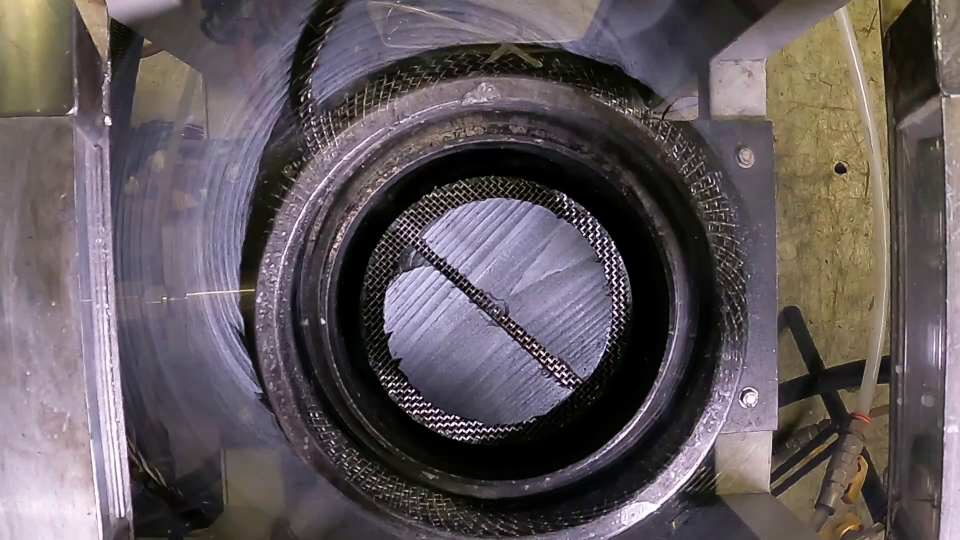
#> input picture frames/frame1.jpg, 1920 x 1080 px (shown at 1/2 size); its folder holds only this picture in this run
$ python preprocess.py
#> lines starting #> are read from the running program, lines starting #| are printed output that depends on the picture
# now we have frames of videos

# we need to convert them to grayscale


import cv2
import matplotlib.pyplot as plt
import numpy as np
# reading a single image

import glob
cv_img = []
count = 0
for img in glob.glob("frames/*.jpg"):
    file = img
    # read image
    img = cv2.imread(img)
#> img is the input picture: shape (1080, 1920, 3); mean B, G, R 91.1, 87.6, 96
    hh, ww = img.shape[:2]
#> hh = 1080; ww = 1920


    # define circles
    radius1 = 200
    xc = int(1950/2)
    yc = int(1250/2)

    # draw filled circles in white on black background as masks
    mask1 = np.zeros_like(img)
    mask1 = cv2.circle(mask1, (xc,yc), radius1, (255,255,255), -1)
    mask = mask1

    # put mask into alpha channel of input
    result = cv2.cvtColor(img, cv2.COLOR_BGR2BGRA)
    result[:, :, 3] = mask[:,:,0]

    crop = result[yc-radius1:yc+radius1, xc-radius1:xc+radius1,]
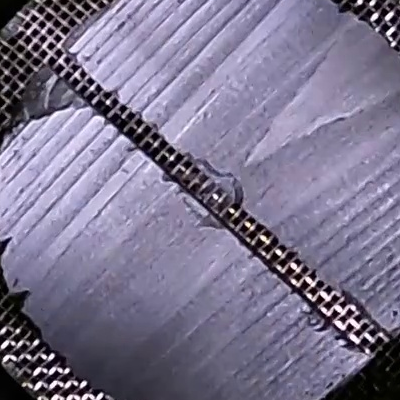
#> crop: shape (400, 400, 4); mean B, G, R, A 142.3, 117.2, 123.5, 200.2

    height, width = crop.shape[:2]
#> height = 400; width = 400
    center = (width/2, height/2)
#> center = (200, 200)
    rotate_matrix = cv2.getRotationMatrix2D(center=center, angle=-50, scale=1)
    rotated_image = cv2.warpAffine(src=crop, M=rotate_matrix, dsize=(width, height), borderMode=cv2.BORDER_CONSTANT, borderValue=(255,255,255))
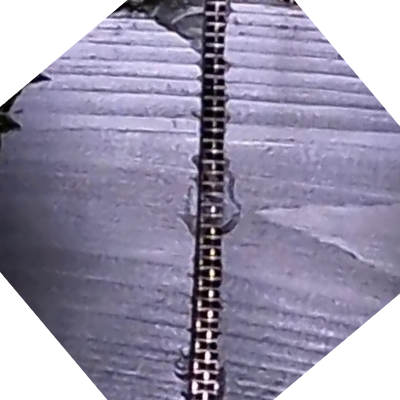
#> rotated_image: shape (400, 400, 4); mean B, G, R, A 170.7, 147.7, 153, 200.2


    # COVERTING TO GRAYSCALE
    gray = cv2.cvtColor(rotated_image, cv2.COLOR_BGR2GRAY)
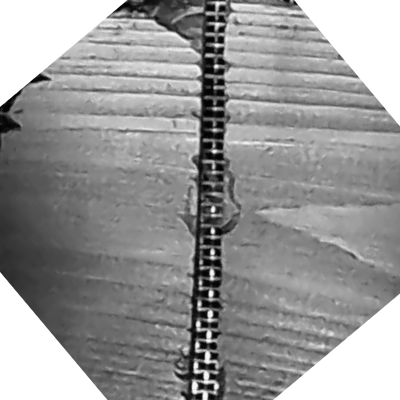
#> gray: shape (400, 400); min 1, max 255, mean 152

    #ret, thres = cv2.threshold(gray,150,255,cv2.THRESH_BINARY)

    # save results
    #cv2.imwrite('lena_masks.png', mask)
    path = 'preprocessed/' + str(file)
    #print(path)
    cv2.imwrite(path, gray)
    count += 1
    print('count: ', count, end='\r')

    img_row_sum = np.sum(gray,axis=1).tolist()
#> img_row_sum = 400 values, max 82423 at index 33, min 44779 at index 265, mean 60785.3

    if count>20:
        break

    # plt.plot(img_row_sum)
    # plt.show()

$ run again, on frames/frame121.jpg
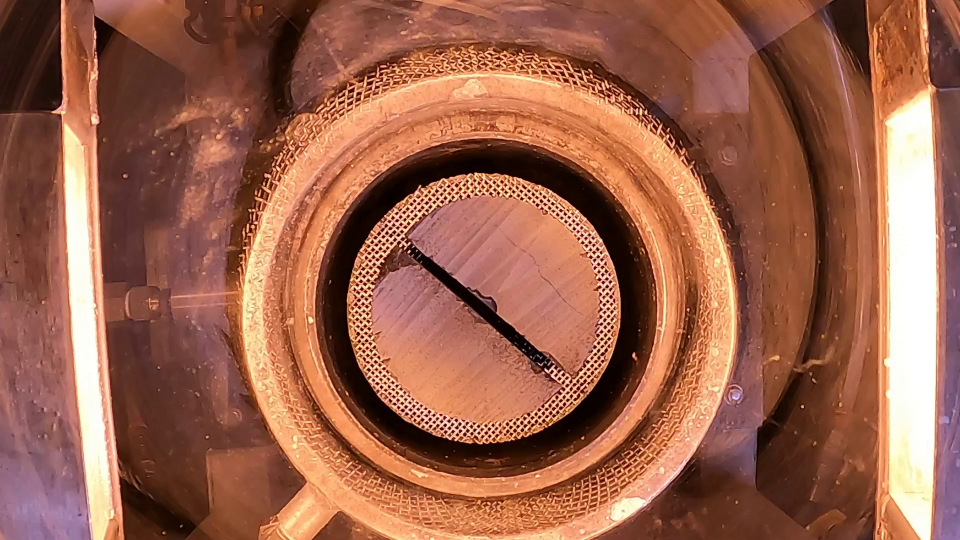
#> input picture frames/frame121.jpg, 1920 x 1080 px (shown at 1/2 size)
#> img is the input picture: shape (1080, 1920, 3); mean B, G, R 76.5, 98.5, 155.4
#> `rotated_image = cv2.warpAffine(src=crop, M=rotate_matrix, dsize=(width..`:
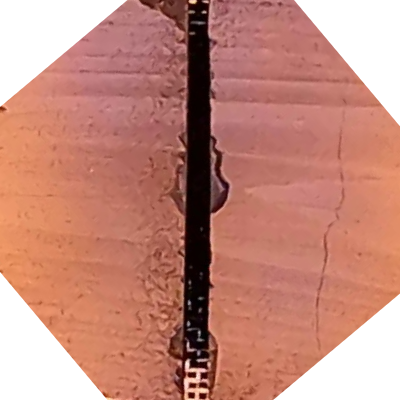
#> rotated_image: shape (400, 400, 4); mean B, G, R, A 124, 137.3, 195.9, 200.2
#> `gray = cv2.cvtColor(rotated_image, cv2.COLOR_BGR2GRAY)`:
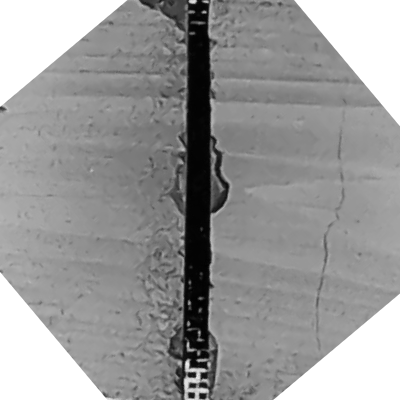
#> gray: shape (400, 400); min 0, max 255, mean 153.3
#> img_row_sum = 400 values, max 83042 at index 399, min 51100 at index 152, mean 61327.2
